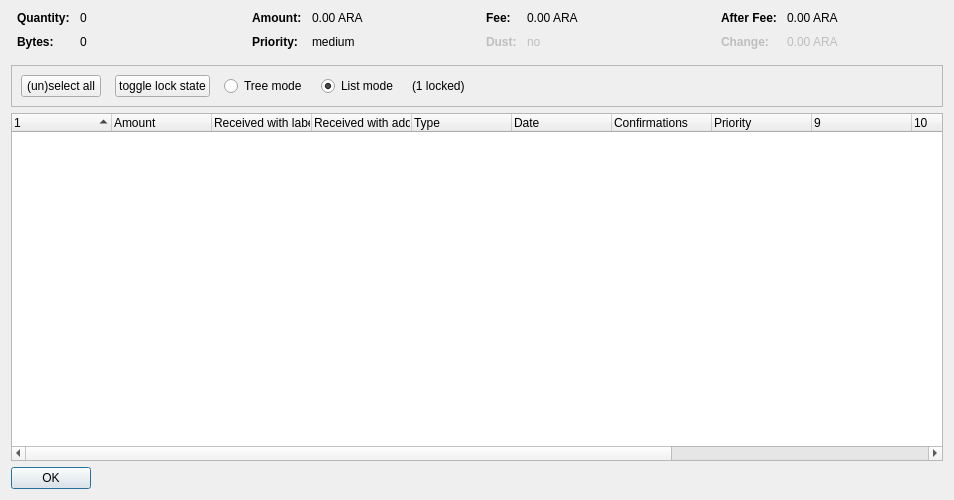
<?xml version="1.0" encoding="UTF-8"?>
<ui version="4.0">
 <class>CoinControlDialog</class>
 <widget class="QDialog" name="CoinControlDialog">
  <property name="geometry">
   <rect>
    <x>0</x>
    <y>0</y>
    <width>954</width>
    <height>500</height>
   </rect>
  </property>
  <property name="windowTitle">
   <string>Coin Selection</string>
  </property>
  <layout class="QVBoxLayout" name="verticalLayout">
   <item>
    <layout class="QHBoxLayout" name="horizontalLayoutTop" stretch="0,0,0,0">
     <property name="topMargin">
      <number>0</number>
     </property>
     <property name="bottomMargin">
      <number>10</number>
     </property>
     <item>
      <layout class="QFormLayout" name="formLayoutCoinControl1">
       <property name="horizontalSpacing">
        <number>10</number>
       </property>
       <property name="verticalSpacing">
        <number>10</number>
       </property>
       <property name="leftMargin">
        <number>6</number>
       </property>
       <property name="rightMargin">
        <number>6</number>
       </property>
       <item row="0" column="0">
        <widget class="QLabel" name="labelCoinControlQuantityText">
         <property name="font">
          <font>
           <weight>75</weight>
           <bold>true</bold>
          </font>
         </property>
         <property name="text">
          <string>Quantity:</string>
         </property>
        </widget>
       </item>
       <item row="0" column="1">
        <widget class="QLabel" name="labelCoinControlQuantity">
         <property name="cursor">
          <cursorShape>IBeamCursor</cursorShape>
         </property>
         <property name="contextMenuPolicy">
          <enum>Qt::ActionsContextMenu</enum>
         </property>
         <property name="text">
          <string notr="true">0</string>
         </property>
         <property name="textInteractionFlags">
          <set>Qt::LinksAccessibleByMouse|Qt::TextSelectableByKeyboard|Qt::TextSelectableByMouse</set>
         </property>
        </widget>
       </item>
       <item row="1" column="0">
        <widget class="QLabel" name="labelCoinControlBytesText">
         <property name="font">
          <font>
           <weight>75</weight>
           <bold>true</bold>
          </font>
         </property>
         <property name="text">
          <string>Bytes:</string>
         </property>
        </widget>
       </item>
       <item row="1" column="1">
        <widget class="QLabel" name="labelCoinControlBytes">
         <property name="cursor">
          <cursorShape>IBeamCursor</cursorShape>
         </property>
         <property name="contextMenuPolicy">
          <enum>Qt::ActionsContextMenu</enum>
         </property>
         <property name="text">
          <string notr="true">0</string>
         </property>
         <property name="textInteractionFlags">
          <set>Qt::LinksAccessibleByMouse|Qt::TextSelectableByKeyboard|Qt::TextSelectableByMouse</set>
         </property>
        </widget>
       </item>
      </layout>
     </item>
     <item>
      <layout class="QFormLayout" name="formLayoutCoinControl2">
       <property name="horizontalSpacing">
        <number>10</number>
       </property>
       <property name="verticalSpacing">
        <number>10</number>
       </property>
       <property name="leftMargin">
        <number>6</number>
       </property>
       <property name="rightMargin">
        <number>6</number>
       </property>
       <item row="0" column="0">
        <widget class="QLabel" name="labelCoinControlAmountText">
         <property name="font">
          <font>
           <weight>75</weight>
           <bold>true</bold>
          </font>
         </property>
         <property name="text">
          <string>Amount:</string>
         </property>
        </widget>
       </item>
       <item row="0" column="1">
        <widget class="QLabel" name="labelCoinControlAmount">
         <property name="cursor">
          <cursorShape>IBeamCursor</cursorShape>
         </property>
         <property name="contextMenuPolicy">
          <enum>Qt::ActionsContextMenu</enum>
         </property>
         <property name="text">
          <string notr="true">0.00 ARA</string>
         </property>
         <property name="textInteractionFlags">
          <set>Qt::LinksAccessibleByMouse|Qt::TextSelectableByKeyboard|Qt::TextSelectableByMouse</set>
         </property>
        </widget>
       </item>
       <item row="1" column="0">
        <widget class="QLabel" name="labelCoinControlPriorityText">
         <property name="font">
          <font>
           <weight>75</weight>
           <bold>true</bold>
          </font>
         </property>
         <property name="text">
          <string>Priority:</string>
         </property>
        </widget>
       </item>
       <item row="1" column="1">
        <widget class="QLabel" name="labelCoinControlPriority">
         <property name="cursor">
          <cursorShape>IBeamCursor</cursorShape>
         </property>
         <property name="contextMenuPolicy">
          <enum>Qt::ActionsContextMenu</enum>
         </property>
         <property name="text">
          <string>medium</string>
         </property>
         <property name="textInteractionFlags">
          <set>Qt::LinksAccessibleByMouse|Qt::TextSelectableByKeyboard|Qt::TextSelectableByMouse</set>
         </property>
        </widget>
       </item>
      </layout>
     </item>
     <item>
      <layout class="QFormLayout" name="formLayoutCoinControl3">
       <property name="horizontalSpacing">
        <number>10</number>
       </property>
       <property name="verticalSpacing">
        <number>10</number>
       </property>
       <property name="leftMargin">
        <number>6</number>
       </property>
       <property name="rightMargin">
        <number>6</number>
       </property>
       <item row="0" column="0">
        <widget class="QLabel" name="labelCoinControlFeeText">
         <property name="font">
          <font>
           <weight>75</weight>
           <bold>true</bold>
          </font>
         </property>
         <property name="text">
          <string>Fee:</string>
         </property>
        </widget>
       </item>
       <item row="0" column="1">
        <widget class="QLabel" name="labelCoinControlFee">
         <property name="cursor">
          <cursorShape>IBeamCursor</cursorShape>
         </property>
         <property name="contextMenuPolicy">
          <enum>Qt::ActionsContextMenu</enum>
         </property>
         <property name="text">
          <string notr="true">0.00 ARA</string>
         </property>
         <property name="textInteractionFlags">
          <set>Qt::LinksAccessibleByMouse|Qt::TextSelectableByKeyboard|Qt::TextSelectableByMouse</set>
         </property>
        </widget>
       </item>
       <item row="1" column="0">
        <widget class="QLabel" name="labelCoinControlLowOutputText">
         <property name="enabled">
          <bool>false</bool>
         </property>
         <property name="font">
          <font>
           <weight>75</weight>
           <bold>true</bold>
          </font>
         </property>
         <property name="text">
          <string>Dust:</string>
         </property>
        </widget>
       </item>
       <item row="1" column="1">
        <widget class="QLabel" name="labelCoinControlLowOutput">
         <property name="enabled">
          <bool>false</bool>
         </property>
         <property name="cursor">
          <cursorShape>IBeamCursor</cursorShape>
         </property>
         <property name="contextMenuPolicy">
          <enum>Qt::ActionsContextMenu</enum>
         </property>
         <property name="text">
          <string>no</string>
         </property>
         <property name="textInteractionFlags">
          <set>Qt::LinksAccessibleByMouse|Qt::TextSelectableByKeyboard|Qt::TextSelectableByMouse</set>
         </property>
        </widget>
       </item>
      </layout>
     </item>
     <item>
      <layout class="QFormLayout" name="formLayoutCoinControl4">
       <property name="horizontalSpacing">
        <number>10</number>
       </property>
       <property name="verticalSpacing">
        <number>10</number>
       </property>
       <property name="leftMargin">
        <number>6</number>
       </property>
       <property name="rightMargin">
        <number>6</number>
       </property>
       <item row="0" column="0">
        <widget class="QLabel" name="labelCoinControlAfterFeeText">
         <property name="font">
          <font>
           <weight>75</weight>
           <bold>true</bold>
          </font>
         </property>
         <property name="text">
          <string>After Fee:</string>
         </property>
        </widget>
       </item>
       <item row="0" column="1">
        <widget class="QLabel" name="labelCoinControlAfterFee">
         <property name="cursor">
          <cursorShape>IBeamCursor</cursorShape>
         </property>
         <property name="contextMenuPolicy">
          <enum>Qt::ActionsContextMenu</enum>
         </property>
         <property name="text">
          <string notr="true">0.00 ARA</string>
         </property>
         <property name="textInteractionFlags">
          <set>Qt::LinksAccessibleByMouse|Qt::TextSelectableByKeyboard|Qt::TextSelectableByMouse</set>
         </property>
        </widget>
       </item>
       <item row="1" column="0">
        <widget class="QLabel" name="labelCoinControlChangeText">
         <property name="enabled">
          <bool>false</bool>
         </property>
         <property name="font">
          <font>
           <weight>75</weight>
           <bold>true</bold>
          </font>
         </property>
         <property name="text">
          <string>Change:</string>
         </property>
        </widget>
       </item>
       <item row="1" column="1">
        <widget class="QLabel" name="labelCoinControlChange">
         <property name="enabled">
          <bool>false</bool>
         </property>
         <property name="cursor">
          <cursorShape>IBeamCursor</cursorShape>
         </property>
         <property name="contextMenuPolicy">
          <enum>Qt::ActionsContextMenu</enum>
         </property>
         <property name="text">
          <string notr="true">0.00 ARA</string>
         </property>
         <property name="textInteractionFlags">
          <set>Qt::LinksAccessibleByMouse|Qt::TextSelectableByKeyboard|Qt::TextSelectableByMouse</set>
         </property>
        </widget>
       </item>
      </layout>
     </item>
    </layout>
   </item>
   <item>
    <widget class="QFrame" name="frame">
     <property name="minimumSize">
      <size>
       <width>0</width>
       <height>40</height>
      </size>
     </property>
     <property name="frameShape">
      <enum>QFrame::StyledPanel</enum>
     </property>
     <property name="frameShadow">
      <enum>QFrame::Sunken</enum>
     </property>
     <layout class="QHBoxLayout" name="horizontalLayout">
      <item>
       <layout class="QHBoxLayout" name="horizontalLayoutPanel" stretch="0,0,0,0,0,0">
        <property name="spacing">
         <number>14</number>
        </property>
        <item>
         <widget class="QPushButton" name="pushButtonSelectAll">
          <property name="sizePolicy">
           <sizepolicy hsizetype="Maximum" vsizetype="Fixed">
            <horstretch>0</horstretch>
            <verstretch>0</verstretch>
           </sizepolicy>
          </property>
          <property name="text">
           <string>(un)select all</string>
          </property>
          <property name="autoDefault">
           <bool>false</bool>
          </property>
         </widget>
        </item>
        <item>
         <widget class="QPushButton" name="pushButtonToggleLock">
          <property name="sizePolicy">
           <sizepolicy hsizetype="Maximum" vsizetype="Fixed">
            <horstretch>0</horstretch>
            <verstretch>0</verstretch>
           </sizepolicy>
          </property>
          <property name="text">
           <string>toggle lock state</string>
          </property>
          <property name="autoDefault">
           <bool>false</bool>
          </property>
         </widget>
        </item>
        <item>
         <widget class="QRadioButton" name="radioTreeMode">
          <property name="sizePolicy">
           <sizepolicy hsizetype="Maximum" vsizetype="Fixed">
            <horstretch>0</horstretch>
            <verstretch>0</verstretch>
           </sizepolicy>
          </property>
          <property name="text">
           <string>Tree mode</string>
          </property>
         </widget>
        </item>
        <item>
         <widget class="QRadioButton" name="radioListMode">
          <property name="sizePolicy">
           <sizepolicy hsizetype="Maximum" vsizetype="Fixed">
            <horstretch>0</horstretch>
            <verstretch>0</verstretch>
           </sizepolicy>
          </property>
          <property name="text">
           <string>List mode</string>
          </property>
          <property name="checked">
           <bool>true</bool>
          </property>
         </widget>
        </item>
        <item>
         <widget class="QLabel" name="labelLocked">
          <property name="text">
           <string>(1 locked)</string>
          </property>
         </widget>
        </item>
        <item>
         <spacer name="horizontalSpacer">
          <property name="orientation">
           <enum>Qt::Horizontal</enum>
          </property>
          <property name="sizeHint" stdset="0">
           <size>
            <width>40</width>
            <height>20</height>
           </size>
          </property>
         </spacer>
        </item>
       </layout>
      </item>
     </layout>
    </widget>
   </item>
   <item>
    <widget class="CoinControlTreeWidget" name="treeWidget">
     <property name="contextMenuPolicy">
      <enum>Qt::CustomContextMenu</enum>
     </property>
     <property name="sortingEnabled">
      <bool>false</bool>
     </property>
     <property name="columnCount">
      <number>13</number>
     </property>
     <attribute name="headerShowSortIndicator" stdset="0">
      <bool>true</bool>
     </attribute>
     <attribute name="headerStretchLastSection">
      <bool>false</bool>
     </attribute>
     <column>
      <property name="text">
       <string/>
      </property>
     </column>
     <column>
      <property name="text">
       <string>Amount</string>
      </property>
     </column>
     <column>
      <property name="text">
       <string>Received with label</string>
      </property>
     </column>
     <column>
      <property name="text">
       <string>Received with address</string>
      </property>
     </column>
     <column>
      <property name="text">
	  <string>Type</string>
      </property>
     </column>
     <column>
      <property name="text">
       <string>Date</string>
      </property>
     </column>
     <column>
      <property name="text">
       <string>Confirmations</string>
      </property>
      <property name="toolTip">
       <string>Confirmed</string>
      </property>
     </column>
     <column>
      <property name="text">
       <string>Priority</string>
      </property>
     </column>
     <column>
      <property name="text">
       <string/>
      </property>
     </column>
     <column>
      <property name="text">
       <string/>
      </property>
     </column>
     <column>
      <property name="text">
       <string/>
      </property>
     </column>
     <column>
      <property name="text">
       <string/>
      </property>
     </column>
     <column>
      <property name="text">
       <string/>
      </property>
     </column>
    </widget>
   </item>
   <item>
    <widget class="QDialogButtonBox" name="buttonBox">
     <property name="sizePolicy">
      <sizepolicy hsizetype="Maximum" vsizetype="Fixed">
       <horstretch>0</horstretch>
       <verstretch>0</verstretch>
      </sizepolicy>
     </property>
     <property name="orientation">
      <enum>Qt::Horizontal</enum>
     </property>
     <property name="standardButtons">
      <set>QDialogButtonBox::Ok</set>
     </property>
    </widget>
   </item>
  </layout>
 </widget>
 <customwidgets>
  <customwidget>
   <class>CoinControlTreeWidget</class>
   <extends>QTreeWidget</extends>
   <header>coincontroltreewidget.h</header>
  </customwidget>
 </customwidgets>
 <resources/>
 <connections/>
</ui>
